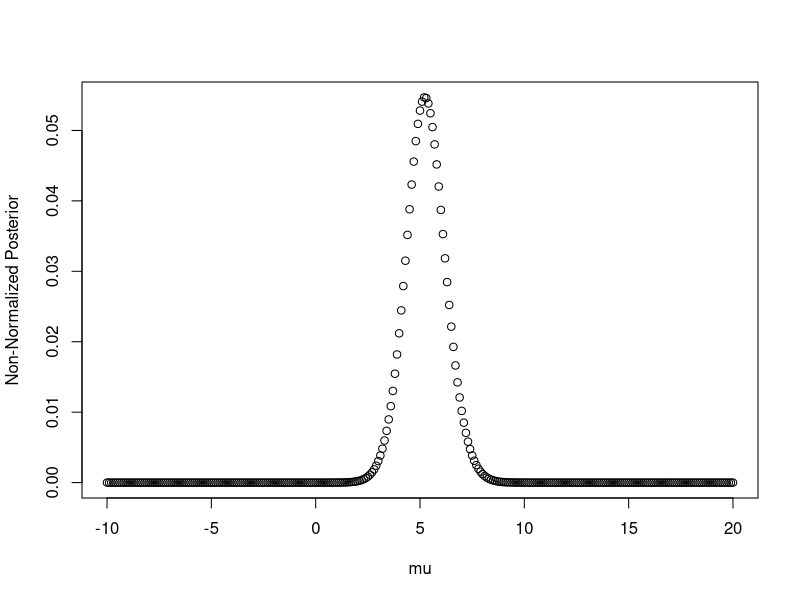
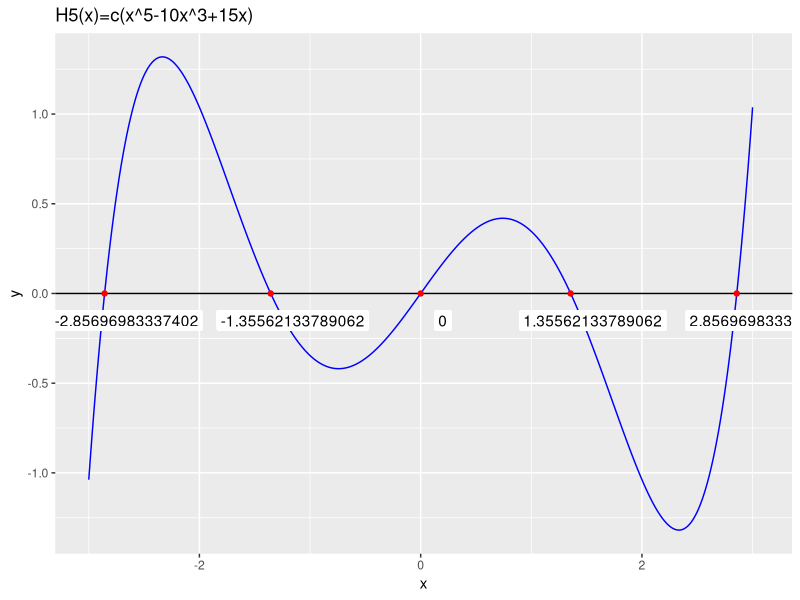
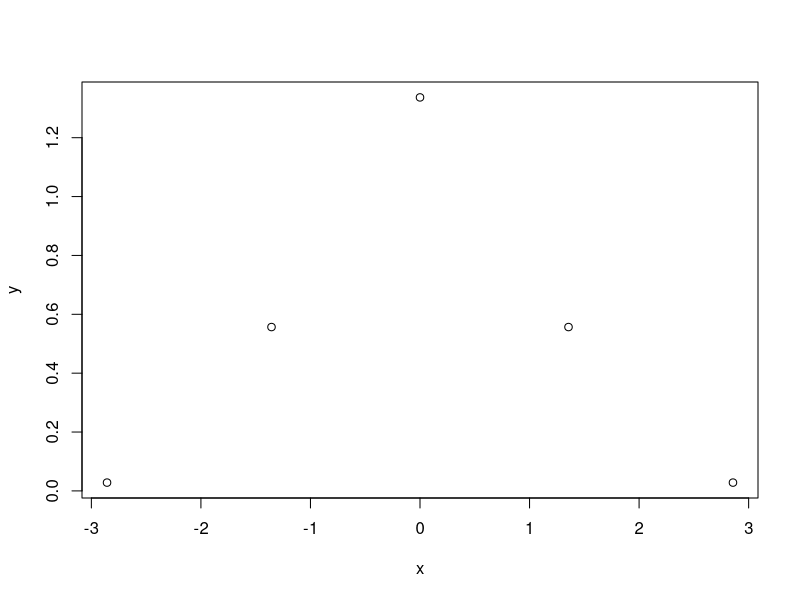
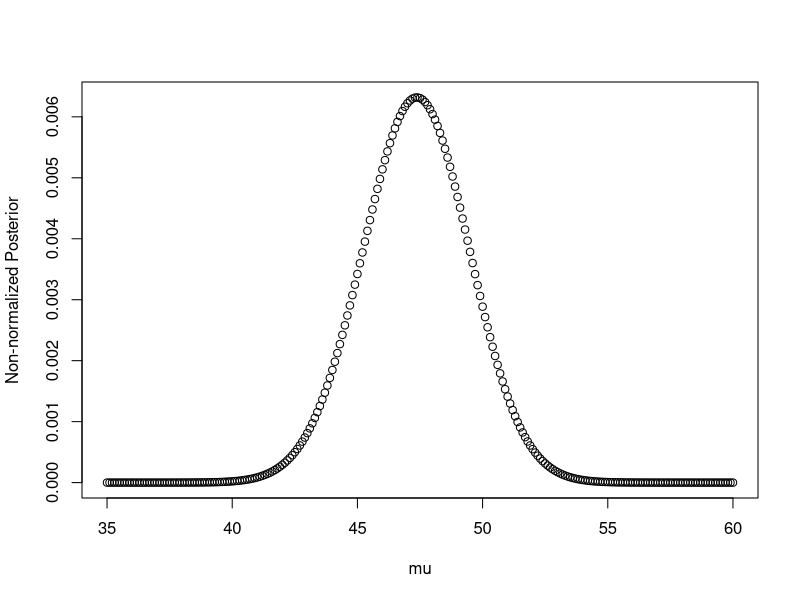
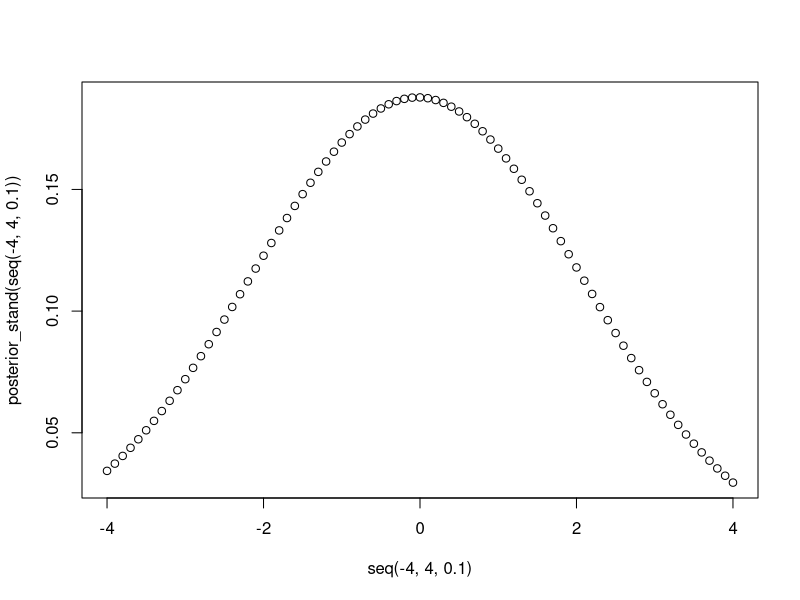

Recreate these plots in R, in order.
## ---- chunk 1
options(scipen=99,digits=15)
x <- c(6.52, 8.32, 0.31, 2.82, 9.96, 0.14, 9.64) 
xbar <- mean(x) 
likelihood <- function(mu) {dnorm(xbar, mean=mu,sd=sqrt(9/7))}
prior <- function(mu) {dcauchy(mu,location=5,scale=2)} # 2/(pi*x^2-10*pi*x+29*pi)
unfixed_posterior <- function(mu) {likelihood(mu)*prior(mu)}

plot(x=seq(-10,20,by=0.1),y=unfixed_posterior(seq(-10,20,by=0.1)),
     ylab='Non-Normalized Posterior',xlab='mu')

prop_constant <- function(a,b,n,f){
  h <- (b-a)/n # step length
  nodes <- a + h*(0:(n-1)) 
  f_vals <- h*f(nodes)
  A <- sum(f_vals) # area approximation
  # result of integral should be 1/7.84654 = ~0.127444708
  # --> to show, 1/result = 7.84654
  k <- 1/A
  return(k)
}
# We can retain most of the density of the non-normalized posterior if we simply
# truncate the region to (-10,20). The constant can be made more precise with
# a wider interval. This also applies to the last part of the third problem
k <- prop_constant(-10,20,256,f=unfixed_posterior)
k
## ---- chunk 2
# include k so distribution is valid
posterior <- function(mu) {k*likelihood(mu)*prior(mu)} 

riemann <- function(a,b,n,f,true){
  h <- (b-a)/n # step length
  nodes <- a + h*(0:(n-1)) 
  f_vals <- h*f(nodes)
  A <- sum(f_vals) # area approximation
  if(true){
    true_error <- abs(A - true)
    return(list(Riemann_Area=A,True_Error=true_error))}
  else{
    return(A)}
}

trapezoidal <- function(a,b,n,f,true){
  h <- (b-a)/n
  nodes <- a + h*(1:(n-1)) # ** start from 1 to avoid double count ** 
  f_vals <- h/2*f(a) # half the first
  f_vals <- c(f_vals, h*f(nodes)) # "interior" nodes once
  f_vals <- c(f_vals, h/2*f(b)) # half the last
  A <- sum(f_vals) # area approximation
  if(true){
    true_error <- abs(A - true)
    return(list(Trap_Area=A,True_Error=true_error))}
  else{
    return(A)}
}

simpson <- function(a,b,n,f,true){
  h <- (b-a)/n
  nodes <- a + h*(0:n)
  f_vals <- rep(0,length(nodes))
  for(i in 1:(n/2)){ 
    f_vals[i] <- h/3 * f(nodes[2*i-1]) 
    f_vals[i] <- f_vals[i] + 4*h/3* f(nodes[2*i])
    f_vals[i] <- f_vals[i] + h/3* f(nodes[2*i+1])
  }
  A <- sum(f_vals) # area approximation
  if(true){
    true_error <- abs(A - true)
    return(list(Simpson_Area=A,True_Error=true_error))}
  else{
    return(A)}
}
# for each function, sapply with various powers of n, tabulate all results

n <- 2^(1:10)
riemann_approx <- sapply(n, riemann, a=2, b=8, f=posterior,true=0.99605)
colnames(riemann_approx) <- n
riem_rel <- rep(0,length(n))
riem_estimates <- unlist(riemann_approx[1,])
for (i in 1:(length(n))){
  error <- abs(1-riem_estimates[i]/riem_estimates[i-1])
  riem_rel[i] <- error[1]
}
t(rbind(riemann_approx,Relative_Error=riem_rel))

trap_approx <- sapply(n, trapezoidal, a=2, b=8, f=posterior,true=0.99605)
colnames(trap_approx) <- n
trap_rel <- rep(0,length(n))
trap_estimates <- unlist(trap_approx[1,])
for (i in 1:(length(n))){
  error <- abs(1-trap_estimates[i]/trap_estimates[i-1])
  trap_rel[i] <- error[1]
}
t(rbind(trap_approx,Relative_Error=trap_rel))


simpson_approx <- sapply(n, simpson, a=2, b=8, f=posterior,true=0.99605)
colnames(simpson_approx) <- n
simp_rel <- rep(0,length(n))
simp_estimates <- unlist(simpson_approx[1,])
for (i in 1:(length(n))){
  error <- abs(1-simp_estimates[i]/simp_estimates[i-1])
  simp_rel[i] <- error[1]
}
t(rbind(simpson_approx,Relative_Error=simp_rel))
## ---- chunk 3
# i.The function does not work if we ignore the singularity, it must be fixed. 
# ii.
f_u <- function(u){
  mu <- log(u/(1-u))
  du <- (u*(1-u))^(-1)
  posterior(mu)*du
}
riem_approx2 <- sapply(n,riemann,a=exp(3)/(1+exp(3)),b=1,f=f_u, true=0.99086)
colnames(riem_approx2) <- n
t(riem_approx2)
## ---- chunk 4
f_u2 <- function(u){
  mu <- 1/u
  du <- 1/u^2
  posterior(mu) * du
}
riem_approx3 <- sapply(n,riemann,a=1e-7,b=1/3,f=f_u2, true=0.99086)
colnames(riem_approx3) <- n
t(riem_approx3)
## ---- chunk 5
p5 <- function(x) 1/sqrt(120*sqrt(2*pi)) * (x^5-10*x^3+15*x)

bisect <- function(bounds,f,eps=1e-05,max.iter=50){
  lower <- bounds[1]
  upper <- bounds[2]
  root <- (upper+lower) / 2
  it <- 1
  while (it < max.iter & abs(f(root))> eps) {
    # bisection algorithm 
    if (f(lower)*f(root)<=0){upper <- root}
    else{lower<-root}
    root <- (upper + lower) / 2
    it <- it + 1
  }  
  return(root)
}
# The root of 0 is trivial and thus will not be solved for
# Using plot, try intervals (-3,-2), (-2,-1), (1,2), (2,3)
starting_intervals <- list(c(-3,-2),c(-2,-1),c(1,2),c(2,3))
solutions <- sapply(starting_intervals,bisect,f=p5)
root_coords <- data.frame(roots=c(solutions,0),fval=c(p5(solutions),0))

library(ggplot2)
x_axis <- seq(-3,3,by=0.01)
coords <- data.frame(x=x_axis,y=p5(x_axis))
ggplot() +
  geom_hline(yintercept=0) +
  geom_line(data=coords, mapping=aes(x=x,y=y),color='blue') + 
  geom_point(data=root_coords,mapping=aes(x=roots,y=fval),color='red') +
  geom_label(data=root_coords,mapping=aes(x=roots,y=fval,label=roots),
             label.size=.0005, nudge_x=.2, nudge_y=-0.15) +
  ggtitle("H5(x)=c(x^5-10x^3+15x)")
## ---- chunk 6
nodes <- c(solutions,0)
nodes <- c(nodes[1],nodes[2],nodes[5],nodes[3],nodes[4])
# substitute x-50 for x?
p6 <- function(x) (x^6-15*x^4+45*x^2-15)/sqrt(720*sqrt(2*pi))
p5prime <- function(x) (5*x^4-30*x^2+15)/sqrt(120*sqrt(2*pi))
compute_weights <- function(node) {
  c6 <- 1/sqrt(720*sqrt(2*pi))
  c5 <- 1/sqrt(120*sqrt(2*pi))
  -c6 / (c5*(p6(node) * p5prime(node)))
}
weights <- compute_weights(nodes)
plot(data.frame(x=nodes,y=weights))
## ---- chunk 7
likelihood2 <- function(mu) dnorm(x=47,mu,sd=sqrt(5))
prior2 <- function(mu) dcauchy(mu,location=50,scale=8)

unfixed_posterior2 <- function(mu) likelihood2(mu) * prior2(mu)

mu_vals <- seq(35,60,by=0.1) # bounds tightened by repeatedly plotting
plot(mu_vals,unfixed_posterior2(mu_vals),
     ylab="Non-normalized Posterior", xlab='mu')
k2 <- prop_constant(-100,100,512,unfixed_posterior2) # call previous function

posterior2 <- function(mu) k2*likelihood2(mu)*prior2(mu)
center_of_mass <- max(posterior2(mu_vals))
shift <- mu_vals[which(posterior2(mu_vals)==center_of_mass)]


# We must shift the posterior by its mode, ~47.4, so that the roots do not 
# evaluate the density way off in the tails, this has the effect of 
# standardizing it so it is compatible with p5(x). In other words, the center of
# mass should be centered around 0

posterior_stand <- function(mu) k2*likelihood2(mu+shift)*prior2(mu+shift)
# --> this is the corrected version of the posterior, centered around 0
plot(seq(-4,4,0.1),posterior_stand(seq(-4,4,0.1)))

fstar <- function(mu,k){
  w <- exp(-(mu^2)/2)
  mu^k * posterior_stand(mu) / w
}

post_var <- sum(weights*fstar(nodes,2))-(sum(weights*fstar(nodes,1)))^2
cat('Posterior variance:', post_var)
